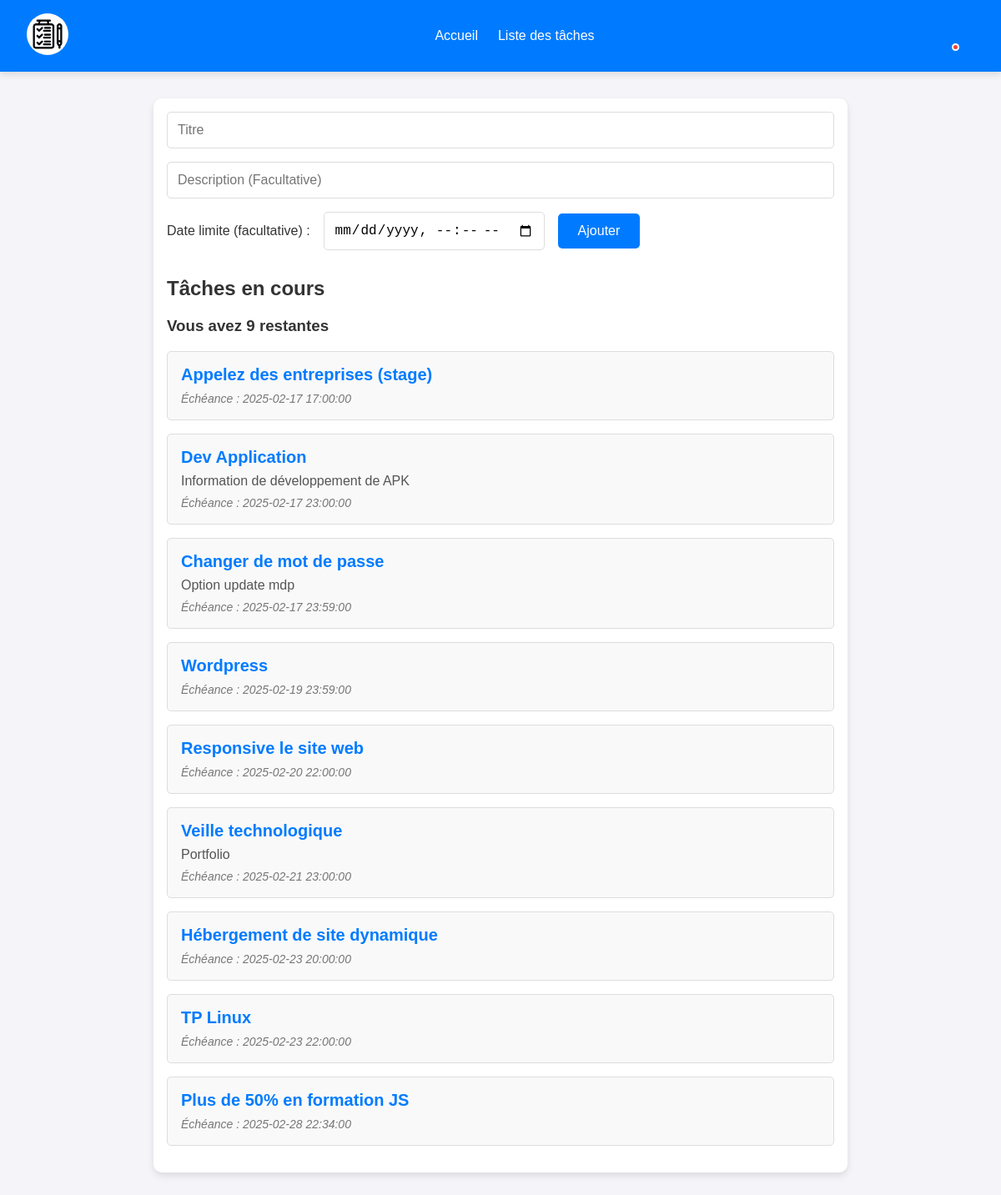
/index.php (signed in), run on the app's committed database.
### tables this page shows
CREATE TABLE `taches` (
  `id_tache` int(10) NOT NULL,
  `titre` varchar(40) NOT NULL,
  `description` text NOT NULL,
  `statut` tinyint(1) NOT NULL,
  `adddate` date NOT NULL DEFAULT current_timestamp(),
  `deadline` datetime DEFAULT NULL,
  `id_user` int(10) NOT NULL
);

### index.php (the view, shortened to what this page needs)
<?php include 'bdd.php';
?>
<!DOCTYPE html>
<html lang="fr">
<head>
    <link rel="stylesheet" href="styles.css">
</head>
<?php include 'header.php'; ?>
    <div class="app-container">
        <form method="post" action="add.php" class="task-form">
            <input type="text" name="titre" placeholder="Titre" maxlength="40" required>
            <input type="text" name="description" placeholder="Description (Facultative)" maxlength="50">
            <div class="form-group">
                <label for="deadline">Date limite (facultative) :</label>
                <input type="datetime-local" id="deadline" name="deadline">
                <button type="submit" name="add_task" class="btn-add">Ajouter</button>
            </div>
        </form>
         <h2>Tâches en cours</h2>
        <div class="tasks">
            <ul>
                <?php include 'bdd.php';
                $id = $_SESSION['id_user'];
                $sql = "SELECT * FROM taches WHERE id_user = $id AND statut = 0 ORDER BY deadline";
                $result = $conn->query($sql);
                $sqlcompt = "SELECT COUNT(*) FROM taches WHERE id_user = $id AND statut = 0";
                $resultcompt = $conn->query($sqlcompt);
                $rowcompt = $resultcompt->fetch();
                echo "<h3>Vous avez ".$rowcompt[0]." restantes</h3>";
                foreach ($result as $row) {
                ?>
                    <li class="task-item">
                        <div class="task-content">
                            <h2><?php echo htmlspecialchars($row['titre']); ?></h2>
                            <p><?php echo htmlspecialchars($row['description']); ?></p>
                            <i>Échéance : <?php echo htmlspecialchars($row['deadline']); ?></i>
                        </div>
                    </li>
                <?php } ?>
            </ul>
        </div>
    </div>
</body>
</html>

### header.php (shortened to what this page needs)
<!DOCTYPE html>
<html lang="fr">
<head>
</head>
<body>
    <header>
        <div class="logo">
            <a href="#"><img src="images/todo1.jpg" alt="logo"></a>
        </div>
        <nav id="nav-menu">
            <ul>
                <li><a href="index.php">Accueil</a></li>
                <li><a href="history.php">Liste des tâches</a></li>
            </ul>
        </nav>
        <div class="icons">
            <a href="notif.php" id="notif-bell">
            <span style="position: relative; display: inline-block;">
                <?php $id = $_SESSION['id_user']; include 'bdd.php';  $sql = "SELECT statut FROM taches WHERE id_user = $id AND statut = 0";
                $result = $conn->query($sql);
                $result->setFetchMode(PDO::FETCH_ASSOC);
                if($result->rowCount() > 0){?><span style="
                    position: absolute;
                    top: 1px;
                    right: 2px;
                    width: 5px;
                    height: 5px;
                    background: #f44336;
                    border-radius: 50%;
                    border: 2px solid #fff;
                    display: inline-block;
                    ">
                </span><?php }
            ?>
            </span>
        </div>
    </header>
</body>
</html>

### styles.css (style rules this page uses)
body { font-family: 'Arial', sans-serif; background-color: #f4f4f9; margin: 0; padding: 0; color: #333; }
.app-container { max-width: 800px; margin: 2rem auto; padding: 1rem; background-color: #fff; border-radius: 10px; box-shadow: 0 4px 8px rgba(0, 0, 0, 0.1); }
.task-form { display: flex; flex-direction: column; gap: 1rem; margin-bottom: 2rem; }
.task-form input { padding: 0.75rem; border: 1px solid #ddd; border-radius: 5px; font-size: 1rem; }
.task-form .form-group { display: flex; align-items: center; gap: 1rem; }
.task-form .btn-add { padding: 0.75rem 1.5rem; background-color: #007BFF; color: #fff; border: none; border-radius: 5px; cursor: pointer; font-size: 1rem; }
.tasks ul { list-style: none; padding: 0; }
.task-item { display: flex; justify-content: space-between; align-items: center; padding: 1rem; border: 1px solid #ddd; border-radius: 5px; margin-bottom: 1rem; background-color: #f9f9f9; }
.task-content h2 { margin: 0; font-size: 1.25rem; color: #007BFF; }
.task-content p { margin: 0.5rem 0; color: #555; }
.task-content i { font-size: 0.875rem; color: #777; }
.task-item { animation: fadeIn 0.5s ease; }

### header.php (style rules this page uses)
body { margin: 0; padding: 0; font-family: 'Arial', sans-serif; }
header { display: flex; justify-content: space-between; align-items: center; padding: 1rem 2rem; background-color: #007BFF; color: #fff; box-shadow: 0 4px 8px rgba(0, 0, 0, 0.1); }
.logo img { height: 50px; width: auto; border-radius: 50%; }
nav#nav-menu { display: flex; align-items: center; }
nav#nav-menu ul { list-style: none; margin: 0; padding: 0; display: flex; gap: 1.5rem; }
nav#nav-menu ul li { display: inline; }
nav#nav-menu ul li a { color: #fff; text-decoration: none; font-size: 1rem; transition: color 0.3s ease; }
.icons { display: flex; gap: 1rem; font-size: 1.5rem; }
.icons a { color: #fff; text-decoration: none; transition: color 0.3s ease; }

### data on the page
taches: titre "Appelez des entreprises (stage)", deadline "2025-02-17 17:00:00"
taches: titre "Dev Application", description "Information de développement de APK", deadline "2025-02-17 23:00:00"
taches: titre "Changer de mot de passe", description "Option update mdp", deadline "2025-02-17 23:59:00"
taches: titre "Wordpress", deadline "2025-02-19 23:59:00"
taches: titre "Responsive le site web", deadline "2025-02-20 22:00:00"
taches: titre "Veille technologique", description "Portfolio", deadline "2025-02-21 23:00:00"
taches: titre "Hébergement de site dynamique", deadline "2025-02-23 20:00:00"
taches: titre "TP Linux", deadline "2025-02-23 22:00:00"
taches: titre "Plus de 50% en formation JS", deadline "2025-02-28 22:34:00"

### other printed values
$rowcompt[0] "9"
